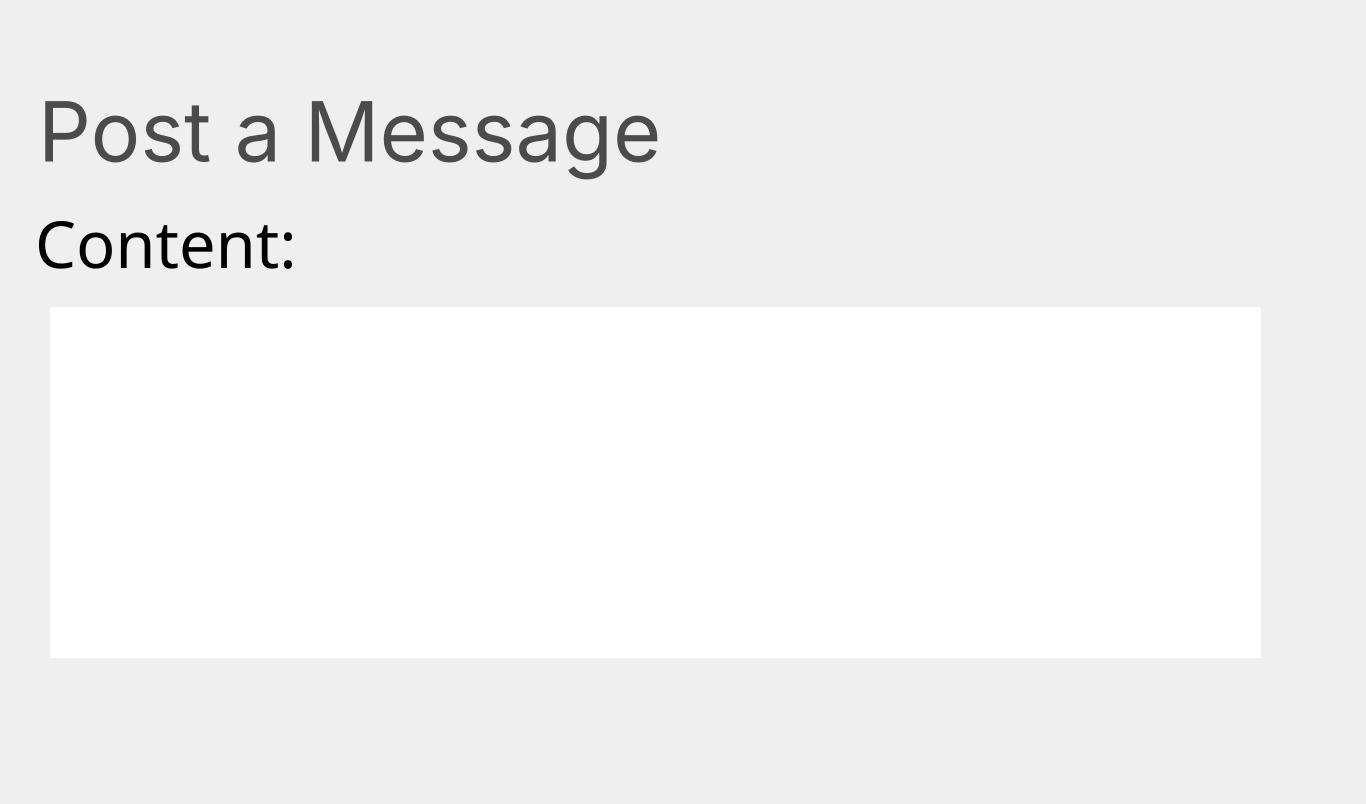
<?xml version="1.0" encoding="UTF-8"?>
<ui version="4.0">
 <class>MainWindow</class>
 <widget class="QMainWindow" name="MainWindow">
  <property name="geometry">
   <rect>
    <x>0</x>
    <y>0</y>
    <width>1366</width>
    <height>804</height>
   </rect>
  </property>
  <property name="windowTitle">
   <string>MainWindow</string>
  </property>
  <widget class="QWidget" name="centralwidget">
   <widget class="QLabel" name="label">
    <property name="geometry">
     <rect>
      <x>0</x>
      <y>0</y>
      <width>1366</width>
      <height>804</height>
     </rect>
    </property>
    <property name="text">
     <string/>
    </property>
    <property name="pixmap">
     <pixmap>Screens/Posting Message – 1.png</pixmap>
    </property>
   </widget>
   <widget class="QLabel" name="label_2">
    <property name="geometry">
     <rect>
      <x>38</x>
      <y>70</y>
      <width>790</width>
      <height>123</height>
     </rect>
    </property>
    <property name="palette">
     <palette>
      <active>
       <colorrole role="WindowText">
        <brush brushstyle="SolidPattern">
         <color alpha="255">
          <red>75</red>
          <green>75</green>
          <blue>75</blue>
         </color>
        </brush>
       </colorrole>
      </active>
      <inactive>
       <colorrole role="WindowText">
        <brush brushstyle="SolidPattern">
         <color alpha="255">
          <red>75</red>
          <green>75</green>
          <blue>75</blue>
         </color>
        </brush>
       </colorrole>
      </inactive>
      <disabled>
       <colorrole role="WindowText">
        <brush brushstyle="SolidPattern">
         <color alpha="255">
          <red>120</red>
          <green>120</green>
          <blue>120</blue>
         </color>
        </brush>
       </colorrole>
      </disabled>
     </palette>
    </property>
    <property name="font">
     <font>
      <family>SF Pro Display</family>
      <pointsize>62</pointsize>
     </font>
    </property>
    <property name="text">
     <string>Post a Message</string>
    </property>
   </widget>
   <widget class="QLabel" name="label_3">
    <property name="geometry">
     <rect>
      <x>35</x>
      <y>190</y>
      <width>325</width>
      <height>106</height>
     </rect>
    </property>
    <property name="font">
     <font>
      <family>Yu Gothic</family>
      <pointsize>49</pointsize>
     </font>
    </property>
    <property name="text">
     <string>Content:</string>
    </property>
   </widget>
   <widget class="QTextEdit" name="textEdit">
    <property name="geometry">
     <rect>
      <x>50</x>
      <y>307</y>
      <width>1211</width>
      <height>351</height>
     </rect>
    </property>
    <property name="font">
     <font>
      <family>Yu Gothic</family>
      <pointsize>25</pointsize>
     </font>
    </property>
    <property name="frameShape">
     <enum>QFrame::NoFrame</enum>
    </property>
    <property name="frameShadow">
     <enum>QFrame::Plain</enum>
    </property>
    <property name="overwriteMode">
     <bool>false</bool>
    </property>
   </widget>
  </widget>
 </widget>
 <resources/>
 <connections/>
</ui>
